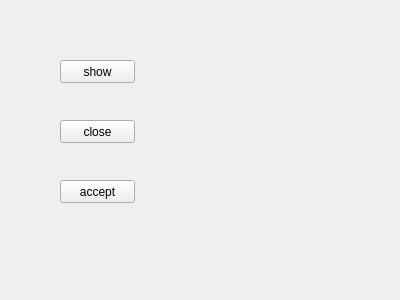
<?xml version="1.0" encoding="UTF-8"?>
<ui version="4.0">
 <class>Widget</class>
 <widget class="QWidget" name="Widget">
  <property name="geometry">
   <rect>
    <x>0</x>
    <y>0</y>
    <width>400</width>
    <height>300</height>
   </rect>
  </property>
  <property name="windowTitle">
   <string>Widget</string>
  </property>
  <widget class="QPushButton" name="pushButton">
   <property name="geometry">
    <rect>
     <x>60</x>
     <y>60</y>
     <width>75</width>
     <height>23</height>
    </rect>
   </property>
   <property name="text">
    <string>show</string>
   </property>
  </widget>
  <widget class="QPushButton" name="pushButton_2">
   <property name="geometry">
    <rect>
     <x>60</x>
     <y>120</y>
     <width>75</width>
     <height>23</height>
    </rect>
   </property>
   <property name="text">
    <string>close</string>
   </property>
  </widget>
  <widget class="QPushButton" name="pushButton_3">
   <property name="geometry">
    <rect>
     <x>60</x>
     <y>180</y>
     <width>75</width>
     <height>23</height>
    </rect>
   </property>
   <property name="text">
    <string>accept</string>
   </property>
  </widget>
 </widget>
 <layoutdefault spacing="6" margin="11"/>
 <resources/>
 <connections/>
</ui>
